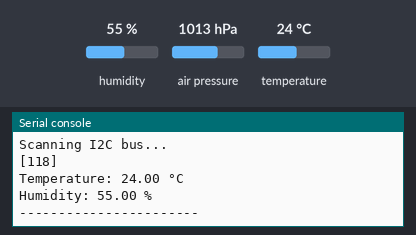
Simulated run of this program. Board: Raspberry Pi Pico running MicroPython. Shown: the last lines printed to the serial console. The inputs (shaded band) are chosen by the test bench; at power-on: humidity 55 %, temperature 24 °C, air pressure 1013 hPa.

Above: at 1.2 s.
1.3 s: humidity set to 22 %
At 3.4 s:
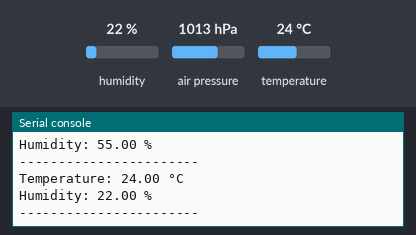
4.0 s: temperature set to 12 °C
At 5.4 s:
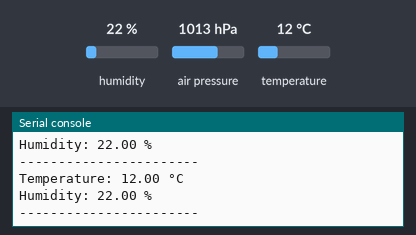
6.7 s: humidity set to 40 %
At 9.5 s:
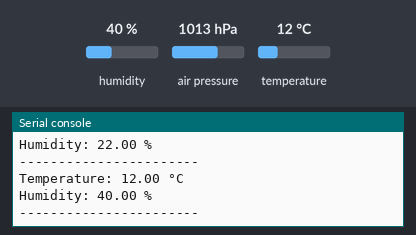
Timing chart, 0 to 11.0 s (numbered marks = the images above; inputs shaded):
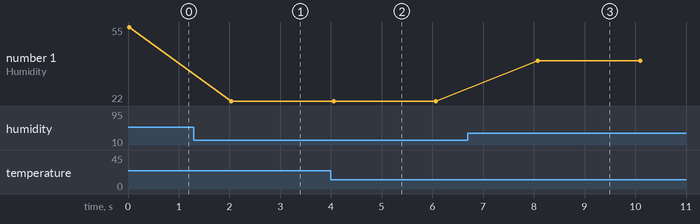

Measured:
- after the input at 1.3 s, the serial console: prints a new line after 0.74 s (image 1)
- after the input at 4.0 s, the serial console: prints a new line after 0.05 s (image 2)
- after the input at 6.7 s, the serial console: prints a new line after 1.4 s (image 3)
- plotted number 1: 55 → 22 after the input at 1.3 s, 22 → 40 after the input at 6.7 s

The program:

temp_humiditysensor.py
```python
from machine import Pin, I2C
import time
import bme280

# Initialize I2C on SDA=4, SCL=5
i2c = I2C(0, sda=Pin(4), scl=Pin(5), freq=100000)

# Scan for devices
print("Scanning I2C bus...")
print(i2c.scan())

# Initialize sensor
sensor = bme280.BME280(i2c=i2c)

while True:
    temp, pressure, humidity = sensor.read_compensated_data()

    temperature_c = temp / 100
    humidity_percent = humidity / 1024

    print("Temperature: {:.2f} °C".format(temperature_c))
    print("Humidity: {:.2f} %".format(humidity_percent))
    print("-----------------------")

    time.sleep(2)
```
